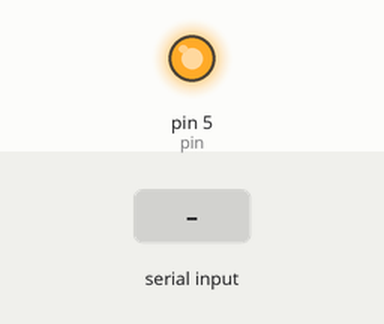
A sketch run on a simulated Arduino Uno, built with avr-gcc and run on an emulated ATmega328P. Parts: output pins drawn as LEDs (lit = HIGH). Inputs (shaded band) come from the test bench. What the sketch prints to the serial monitor is not drawn.

Above: at 1.2 s.
1.3 s: byte 30 received over Serial
At 1.45 s:
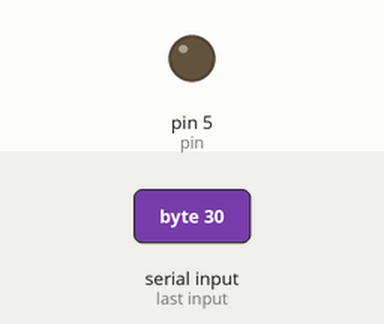
3.0 s: byte 90 received over Serial
At 4.0 s:
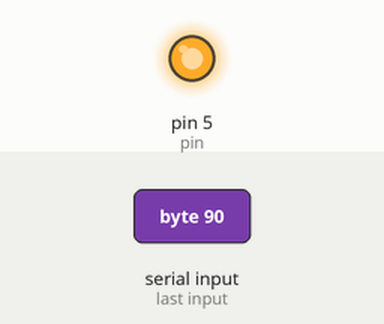
4.6 s: byte 120 received over Serial
At 5.2 s:
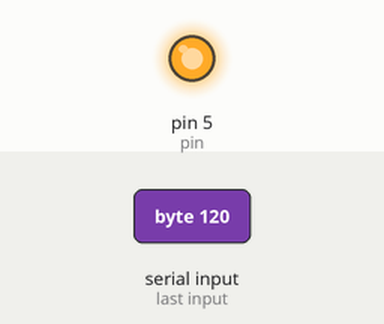
Timing chart, 0 to 7.6 s (numbered marks = the images above; inputs shaded):
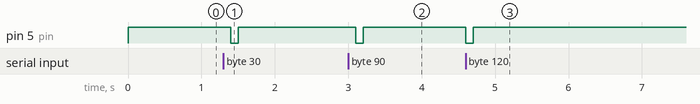

The sketch:

lightCont.ino
```cpp
#include <Wire.h>
#include <Adafruit_MCP4725.h>
Adafruit_MCP4725 dac;

int volt = 5;
int pin  = 5;


void setup() {
  int baud = 9600;
  // put your setup code here, to run once:
  Serial.begin(baud);
  pinMode(pin, OUTPUT);
}

void loop() {
  // put your main code here, to run repeatedly:

  //digitalWrite(pin, HIGH);


  while (Serial.available()) {
    int msg = Serial.read();
    Serial.write(msg);
    Serial.write("hi");

    //if (msg == 1) {
    digitalWrite(pin, 0);
    Serial.write("Recieved");
    delay(100);
    //}

  }
  digitalWrite(pin, HIGH);
  //Serial.write("Nope");
  delay(100);

}
```

Measured:
- after the input at 1.3 s, pin 5 (pin): HIGH → LOW after 0.10 s, → HIGH 0.10 s later
- after the input at 3.0 s, pin 5 (pin): HIGH → LOW after 0.10 s, → HIGH 0.10 s later
- after the input at 4.6 s, pin 5 (pin): HIGH → LOW at once, → HIGH 0.10 s later
